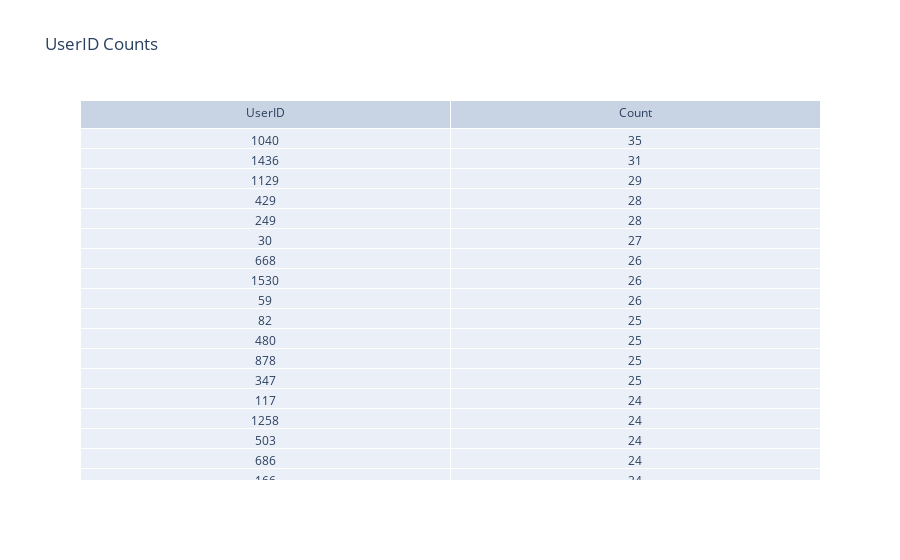

Source (notebook cell):
### Markdown cell above
Users with user IDs 429, 1040, and 347 all viewed 14 different courses.

### Code cell
# Calculate the count of each UserID using value_counts
userid_counts = elearning['UserID'].value_counts()

# Create table data
data = go.Table(
    header=dict(values=['UserID', 'Count']),
    cells=dict(values=[userid_counts.index, userid_counts.values])
)

# Create layout
layout = go.Layout(title='UserID Counts')

# Create the chart
fig = go.Figure(data=data, layout=layout)

# Show the chart
fig.show()

### Figure 1 — Plotly figure (JSON) as saved in the notebook; plotly's stock layout.template omitted (floating-point values rounded to 4 significant figures; data arrays with more than 128 entries replaced by an {"elided": "..."} marker saying what was removed)
{"data": [{"cells": {"values": {"elided": "2x1591 int values"}}, "header": {"values": ["UserID", "Count"]}, "type": "table"}], "layout": {"title": {"text": "UserID Counts"}}}
